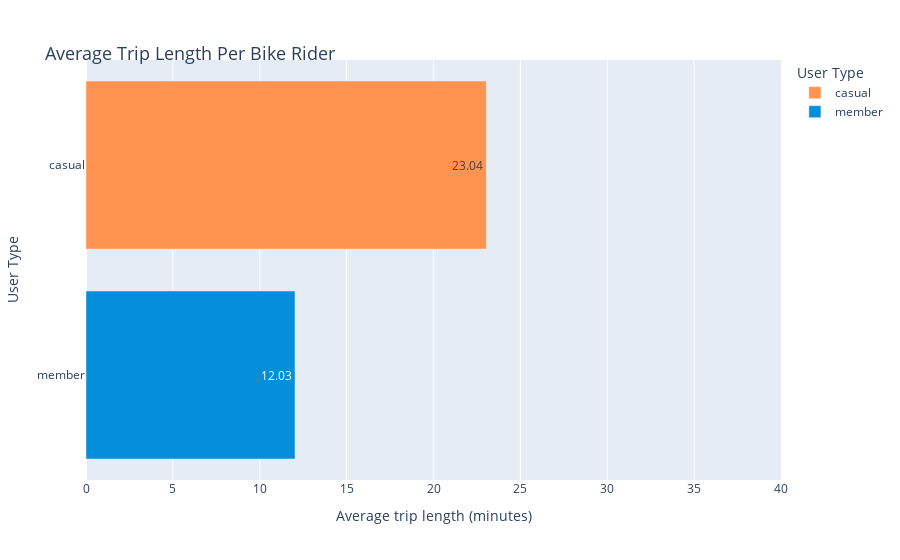

Source (notebook cell):
### Code cell
df_pv11 = round(cyc_data_combined.groupby('member_casual', as_index=False)['ride_length_min'].mean(),2)

fig_6 = px.bar(df_pv11, y = 'member_casual', x = 'ride_length_min', range_x = [0,40],
        color = 'member_casual', 
        height = 300,
        text = 'ride_length_min', 
        labels = {'ride_length_min': 'Average trip length (minutes)', 'member_casual': 'User Type'},
        hover_name = 'member_casual', hover_data = {'member_casual': False, 'ride_length_min': True}, 
        color_discrete_map = {'casual': '#FF934F', 'member': '#058ED9'})
fig_6.update_layout(
    title=dict(text="Average Trip Length Per Bike Rider",font=dict(size=18), automargin=True, yref='paper')
)

### Figure 1 — Plotly figure (JSON) as saved in the notebook; plotly's stock layout.template omitted (floating-point values rounded to 4 significant figures)
{"data": [{"alignmentgroup": "True", "hovertemplate": "<b>%{hovertext}</b><br><br>Average trip length (minutes)=%{text}<extra></extra>", "hovertext": ["casual"], "legendgroup": "casual", "marker": {"color": "#FF934F", "pattern": {"shape": ""}}, "name": "casual", "offsetgroup": "casual", "orientation": "h", "showlegend": true, "text": [23.04], "textposition": "auto", "x": [23.04], "xaxis": "x", "y": ["casual"], "yaxis": "y", "type": "bar"}, {"alignmentgroup": "True", "hovertemplate": "<b>%{hovertext}</b><br><br>Average trip length (minutes)=%{text}<extra></extra>", "hovertext": ["member"], "legendgroup": "member", "marker": {"color": "#058ED9", "pattern": {"shape": ""}}, "name": "member", "offsetgroup": "member", "orientation": "h", "showlegend": true, "text": [12.03], "textposition": "auto", "x": [12.03], "xaxis": "x", "y": ["member"], "yaxis": "y", "type": "bar"}], "layout": {"xaxis": {"anchor": "y", "domain": [0, 1], "title": {"text": "Average trip length (minutes)"}, "range": [0, 40], "type": "linear"}, "yaxis": {"anchor": "x", "domain": [0, 1], "title": {"text": "User Type"}, "categoryorder": "array", "categoryarray": ["member", "casual"], "type": "category", "range": [-0.5, 1.5], "autorange": true}, "legend": {"title": {"text": "User Type"}, "tracegroupgap": 0}, "margin": {"t": 60}, "barmode": "relative", "title": {"font": {"size": 18}, "text": "Average Trip Length Per Bike Rider", "automargin": true, "yref": "paper"}, "autosize": true}}
